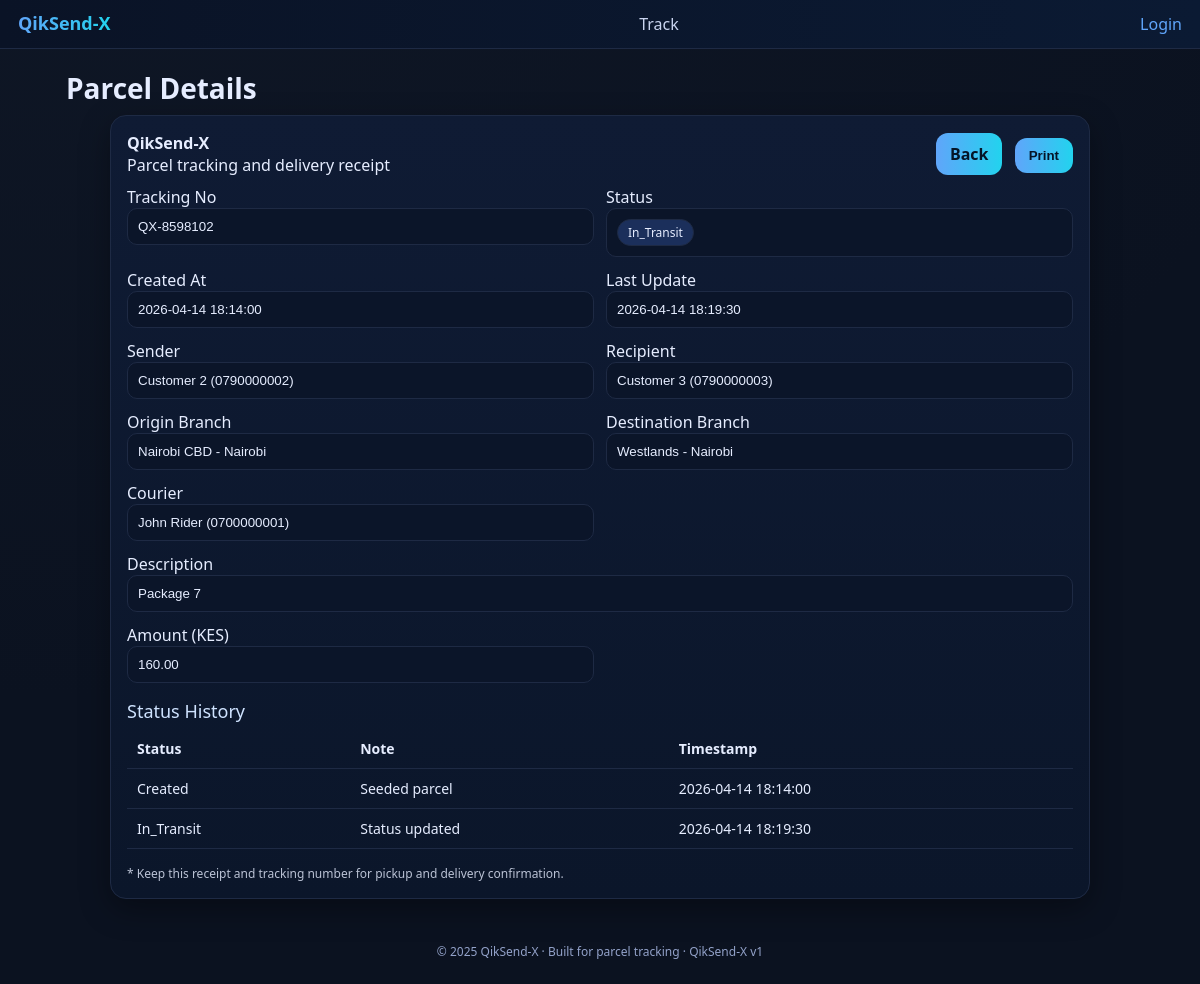
The page /parcels/7 on the database its author committed.
### app.py (models this page shows)
class Parcel(db.Model):
    id = db.Column(db.Integer, primary_key=True)
    tracking_code = db.Column(db.String(50), unique=True, nullable=False)
    sender_id = db.Column(db.Integer, db.ForeignKey("customer.id"))
    recipient_id = db.Column(db.Integer, db.ForeignKey("customer.id"))
    origin_branch_id = db.Column(db.Integer, db.ForeignKey("branch.id"))
    destination_branch_id = db.Column(db.Integer, db.ForeignKey("branch.id"))
    courier_id = db.Column(db.Integer, db.ForeignKey("courier.id"), nullable=True)
    description = db.Column(db.String(255))
    amount = db.Column(db.Float, default=0)
    status = db.Column(db.String(20), default="Created")
    created_at = db.Column(db.DateTime, default=datetime.utcnow)

class Customer(db.Model):
    id = db.Column(db.Integer, primary_key=True)
    name = db.Column(db.String(100))
    phone = db.Column(db.String(20))
    created_at = db.Column(db.DateTime, default=datetime.utcnow)

class Branch(db.Model):
    id = db.Column(db.Integer, primary_key=True)
    name = db.Column(db.String(100))
    phone = db.Column(db.String(20))
    location = db.Column(db.String(150))
    created_at = db.Column(db.DateTime, default=datetime.utcnow)

class Courier(db.Model):
    id = db.Column(db.Integer, primary_key=True)
    name = db.Column(db.String(100))
    phone = db.Column(db.String(20))
    active = db.Column(db.Boolean, default=True)
    created_at = db.Column(db.DateTime, default=datetime.utcnow)

class ParcelStatusHistory(db.Model):
    id = db.Column(db.Integer, primary_key=True)
    parcel_id = db.Column(db.Integer, db.ForeignKey("parcel.id"))
    status = db.Column(db.String(20))
    note = db.Column(db.String(255), nullable=True)
    branch_id = db.Column(db.Integer, db.ForeignKey("branch.id"), nullable=True)
    timestamp = db.Column(db.DateTime, default=datetime.utcnow)

### app.py (the view)
@app.route("/parcels/<int:id>", methods=["GET"], endpoint="parcel_detail")
def parcel_detail(id):
    parcel = db.session.get(Parcel, id)
    if not parcel:
        return render_template("404.html"), 404
    payload = serialize_parcel(parcel)
    payload["history"] = serialize_parcel_history(parcel.id)
    return render_template("parcel_detail.html", p=payload)

### app.py (called while the page is built)
def format_datetime(value):
    if not value:
        return ""
    return value.strftime("%Y-%m-%d %H:%M:%S")

def latest_parcel_history(parcel_id):
    return (
        ParcelStatusHistory.query.filter_by(parcel_id=parcel_id)
        .order_by(ParcelStatusHistory.timestamp.desc())
        .first()
    )

def serialize_parcel_history(parcel_id):
    history = (
        ParcelStatusHistory.query.filter_by(parcel_id=parcel_id)
        .order_by(ParcelStatusHistory.timestamp.asc())
        .all()
    )
    return [
        {
            "status": item.status,
            "note": item.note,
            "timestamp": format_datetime(item.timestamp),
        }
        for item in history
    ]

@app.before_request
def validate_session():
    if request.endpoint in AUTH_EXEMPT_ENDPOINTS:
        return
    user_id = session.get("user_id")
    session_token = session.get("session_token")
    if not user_id or not session_token:
        return
    user = db.session.get(User, user_id)
    if not user or user.session_token != session_token:
        session.clear()
        return redirect(url_for("login"))

@app.after_request
def set_security_headers(response):
    response.headers["X-Frame-Options"] = "DENY"
    response.headers["X-Content-Type-Options"] = "nosniff"
    response.headers["X-XSS-Protection"] = "1; mode=block"
    response.headers["Strict-Transport-Security"] = "max-age=31536000; includeSubDomains"
    response.headers["Content-Security-Policy"] = "default-src 'self'; style-src 'self' 'unsafe-inline'; script-src 'self' 'unsafe-inline'"
    return response

@app.before_request
def protect_html_forms():
    if request.method in {"POST", "PUT", "PATCH", "DELETE"} and not request.is_json:
        csrf.protect()

### templates/parcel_detail.html (shortened to what this page needs)
{% extends "base.html" %}
{% block content %}
<h1 class="h1">Parcel Details</h1>
<div class="card" style="max-width:980px;margin:auto">
  <div style="display:flex;justify-content:space-between;align-items:center;margin-bottom:10px">
    <div>
      <div style="font-weight:600">QikSend-X</div>
      <div class="muted">Parcel tracking and delivery receipt</div>
    </div>
    <div class="no-print">
      <a class="btn" href="{{ url_for('parcels') }}" style="margin-right:8px">Back</a>
      <button class="btn" onclick="window.print()">Print</button>
    </div>
  </div>
  <div class="form-grid">
    <div>
      <label>Tracking No</label>
      <input class="input" value="{{ p['tracking_code'] }}" readonly>
    </div>
    <div>
      <label>Status</label>
      <div class="input" style="display:flex;align-items:center;gap:8px">
        <span class="badge {{ p['current_status']|replace(' ','_')|lower }}">{{ p['current_status'] }}</span>
      </div>
    </div>
    <div>
      <label>Created At</label>
      <input class="input" value="{{ p['created_at'] }}" readonly>
    </div>
    <div>
      <label>Last Update</label>
      <input class="input" value="{{ p['updated_at'] }}" readonly>
    </div>
    <div>
      <label>Sender</label>
      <input class="input" value="{{ p['sender_name'] }} ({{ p['sender_phone'] }})" readonly>
    </div>
    <div>
      <label>Recipient</label>
      <input class="input" value="{{ p['recipient_name'] }} ({{ p['recipient_phone'] }})" readonly>
    </div>
    <div>
      <label>Origin Branch</label>
      <input class="input" value="{{ p['origin_branch_name'] }} - {{ p['origin_branch_location'] }}" readonly>
    </div>
    <div>
      <label>Destination Branch</label>
      <input class="input" value="{{ p['destination_branch_name'] }} - {{ p['destination_branch_location'] }}" readonly>
    </div>
    <div>
      <label>Courier</label>
      <input class="input" value="{{ (p['courier_name'] ~ ' (' ~ p['courier_phone'] ~ ')') if p['courier_name'] else 'Unassigned' }}" readonly>
    </div>
    <div style="grid-column:1 / -1">
      <label>Description</label>
      <input class="input" value="{{ p['description'] or '' }}" readonly>
    </div>
    <div>
      <label>Amount (KES)</label>
      <input class="input" value="{{ '%.2f'|format(p['amount'] or 0) }}" readonly>
    </div>
  </div>
  {% if p['history'] %}
  <div style="margin-top:16px">
    <div class="h2">Status History</div>
    <table class="table">
      <thead>
        <tr>
          <th>Status</th>
          <th>Note</th>
          <th>Timestamp</th>
        </tr>
      </thead>
      <tbody>
        {% for item in p['history'] %}
        <tr>
          <td>{{ item['status'] }}</td>
          <td>{{ item['note'] or '' }}</td>
          <td>{{ item['timestamp'] }}</td>
        </tr>
        {% endfor %}
      </tbody>
    </table>
  </div>
  {% endif %}
  <div style="margin-top:16px;font-size:12px;opacity:.8">
    * Keep this receipt and tracking number for pickup and delivery confirmation.
  </div>
</div>
{% endblock %}

### static/style.css (style rules this page uses)
:root { --bg:#0b1220;--panel:#0f1b34;--line:#1e2a44;--text:#e6edff;--brand:#60a5fa;--brand2:#22d3ee }
* { box-sizing:border-box }
body { margin:0;background:radial-gradient(1200px 800px at 10% -10%, #1e293b33, transparent),var(--bg);color:var(--text);font-family:system-ui,-apple-system,Segoe UI,Roboto,Arial }
a { color:var(--brand);text-decoration:none }
.card { background:linear-gradient(180deg,#0f1b34,#0b162a);border:1px solid var(--line);border-radius:16px;padding:16px;box-shadow:0 10px 30px rgba(0,0,0,.35) }
.h1 { font-size:28px;margin:10px 0 8px }
.h2 { font-size:18px;color:#cfe3ff;margin:0 0 6px 0 }
.table { width:100%;border-collapse:collapse }
.table th,.table td { padding:10px;border-bottom:1px solid var(--line);font-size:14px;text-align:left }
.badge { padding:4px 10px;border-radius:999px;font-size:12px;border:1px solid var(--line);background:#112041 }
.badge.in_transit { background:#1b2f5b }
.form-grid { display:grid;grid-template-columns:1fr 1fr;gap:12px }
.input,select,textarea { width:100%;padding:10px;border-radius:10px;border:1px solid var(--line);background:#0b1529;color:var(--text) }
.btn { display:inline-block;padding:10px 14px;border-radius:12px;border:0;cursor:pointer;font-weight:700;color:#051427;background:linear-gradient(90deg,var(--brand),var(--brand2)) }

### rows shown on the page
Parcel: tracking_code "QX-8598102", current_status "In_Transit", description "Package 7", amount "160.00"
Customer: sender_name "Customer 2 (0790000002)"
Customer: recipient_name "Customer 3 (0790000003)"
Branch: origin_branch_name "Nairobi CBD - Nairobi"
Branch: destination_branch_name "Westlands - Nairobi"
Courier: name+phone "John Rider (0700000001)"
ParcelStatusHistory: status "Created", note "Seeded parcel", timestamp "2026-04-14 18:14:00"
ParcelStatusHistory: status "In_Transit", note "Status updated", timestamp "2026-04-14 18:19:30"
